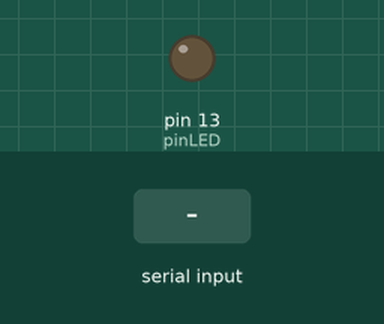
Simulated run of this sketch. Board: Arduino Uno, built with avr-gcc and run on an emulated ATmega328P. On the bench: output pins drawn as LEDs (lit = HIGH). Dashed ring = blinking. The test bench sets the inputs (shaded band).

Above: at 1.2 s.
1.3 s: "2" received over Serial
At 1.65 s:
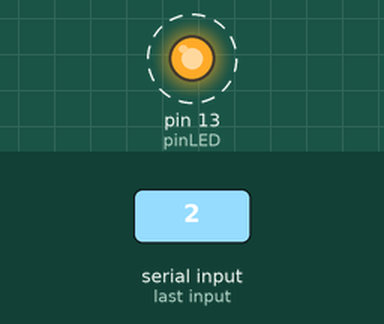
Timing chart, 0 to 4.3 s (numbered marks = the images above; inputs shaded):
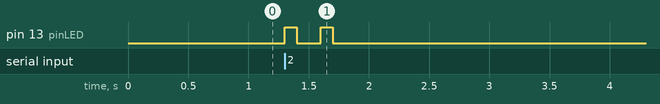

Measured:
- after the input at 1.3 s, pin 13 (pinLED): alternates HIGH for 0.10 s and LOW for 0.20 s, 4 changes in all, then stays LOW, starting at once

The sketch:

arduino_serial2.ino.ino
```cpp
const int pinLED = 13;
void setup()
{
  Serial.begin(9600);
  pinMode(pinLED, OUTPUT);
}

void loop()
{
  if (Serial.available()>0)
  {
    char option = Serial.read();
    if (option >= '1' && option <= '9')
    {
      option -= '0';
      for (int i = 0;i<option;i++)
      {
        digitalWrite(pinLED, HIGH);
        delay(100);
        digitalWrite(pinLED, LOW);
        delay(200);
      }
    }
  }

}
```
